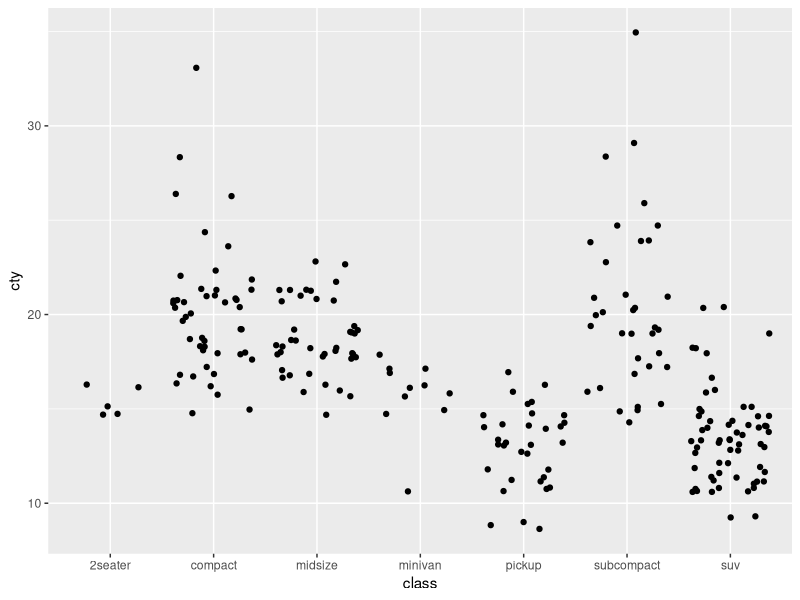

This figure's R source:
## ---- chunk 1
knitr::opts_chunk$set(echo = TRUE)
library(tidyverse)
## ---- chunk 2
ggplot(data = mpg, aes(x = class, y = cty)) +
  geom_jitter()
